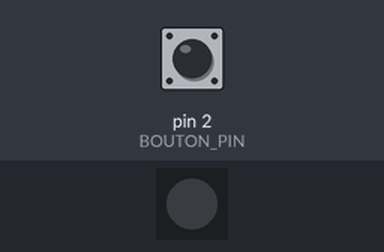
The sketch below on a simulated Arduino Uno, built with avr-gcc and run on an emulated ATmega328P. On the bench: 1 RGB LEDs in strip order, left to right. Inputs (shaded band) come from the test bench; at power-on: pin 2 (BOUTON_PIN) HIGH. Dim RGB values are drawn brighter than linear.

Above: at 1.2 s.
1.3 s: pin 2 (BOUTON_PIN) driven LOW
At 1.8 s:
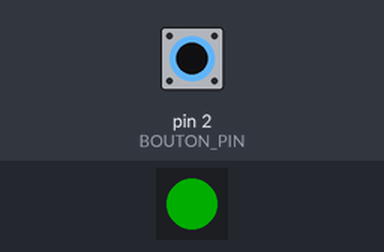
2.8 s: pin 2 (BOUTON_PIN) pulsed HIGH 5 times (0.12 s each, 0.3 s apart)
At 3.07 s:
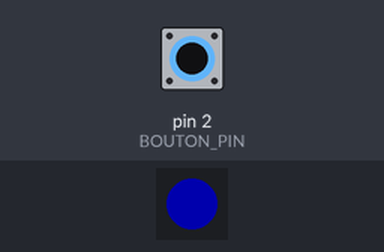
At 4.7 s:
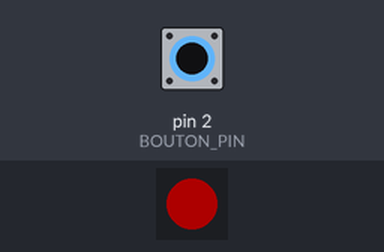
Timing chart, 0 to 8.6 s (numbered marks = the images above; inputs shaded):
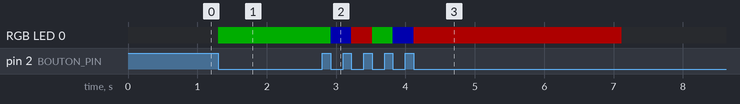

The sketch:

SimulationDePressionQuiMarche.ino
```cpp
#include <Adafruit_NeoPixel.h>

#define NEOPIXEL_PIN 6
#define NUMPIXELS 1

#define BOUTON_PIN 2
#define DEBOUNCE_DELAY 5000
#define AUTOMATIC_SHUTDOWN_DELAY 3000

Adafruit_NeoPixel pixels(NUMPIXELS, NEOPIXEL_PIN, NEO_GRB + NEO_KHZ800);
bool ledAllumee = false;
bool boutonRelache = true;
bool tempsEcoule = false;
unsigned long tempsInitialAppui;

uint32_t couleurs[] = {pixels.Color(255, 0, 0), pixels.Color(0, 255, 0), pixels.Color(0, 0, 255)};
int indexCouleur = 0;

void setup() {
  pixels.begin();
  pinMode(BOUTON_PIN, INPUT);
  pixels.setBrightness(50);
  eteindreLED();
}

void loop() {
  int boutonEtat = digitalRead(BOUTON_PIN);

  if (boutonEtat == LOW && boutonRelache) {
    boutonRelache = false;
    tempsInitialAppui = millis();
    changerCouleur();
    allumerLED();
  }

  if (boutonEtat == HIGH) {
    boutonRelache = true;
  }

  if (millis() - tempsInitialAppui > AUTOMATIC_SHUTDOWN_DELAY) {
    if (ledAllumee) {
      tempsEcoule = true;
    }
  }

  if (tempsEcoule && ledAllumee) {
    eteindreLED();
    tempsEcoule = false;
  }
}

void changerCouleur() {
  indexCouleur = (indexCouleur + 1) % (sizeof(couleurs) / sizeof(couleurs[0]));
}

void allumerLED() {
  pixels.setPixelColor(0, couleurs[indexCouleur]);
  pixels.show();
  ledAllumee = true;
}

void eteindreLED() {
  pixels.setPixelColor(0, pixels.Color(0, 0, 0));
  pixels.show();
  ledAllumee = false;
}
```

Measured:
- after the input at 1.3 s, RGB LED 0: off → RGB(0, 50, 0) at once
